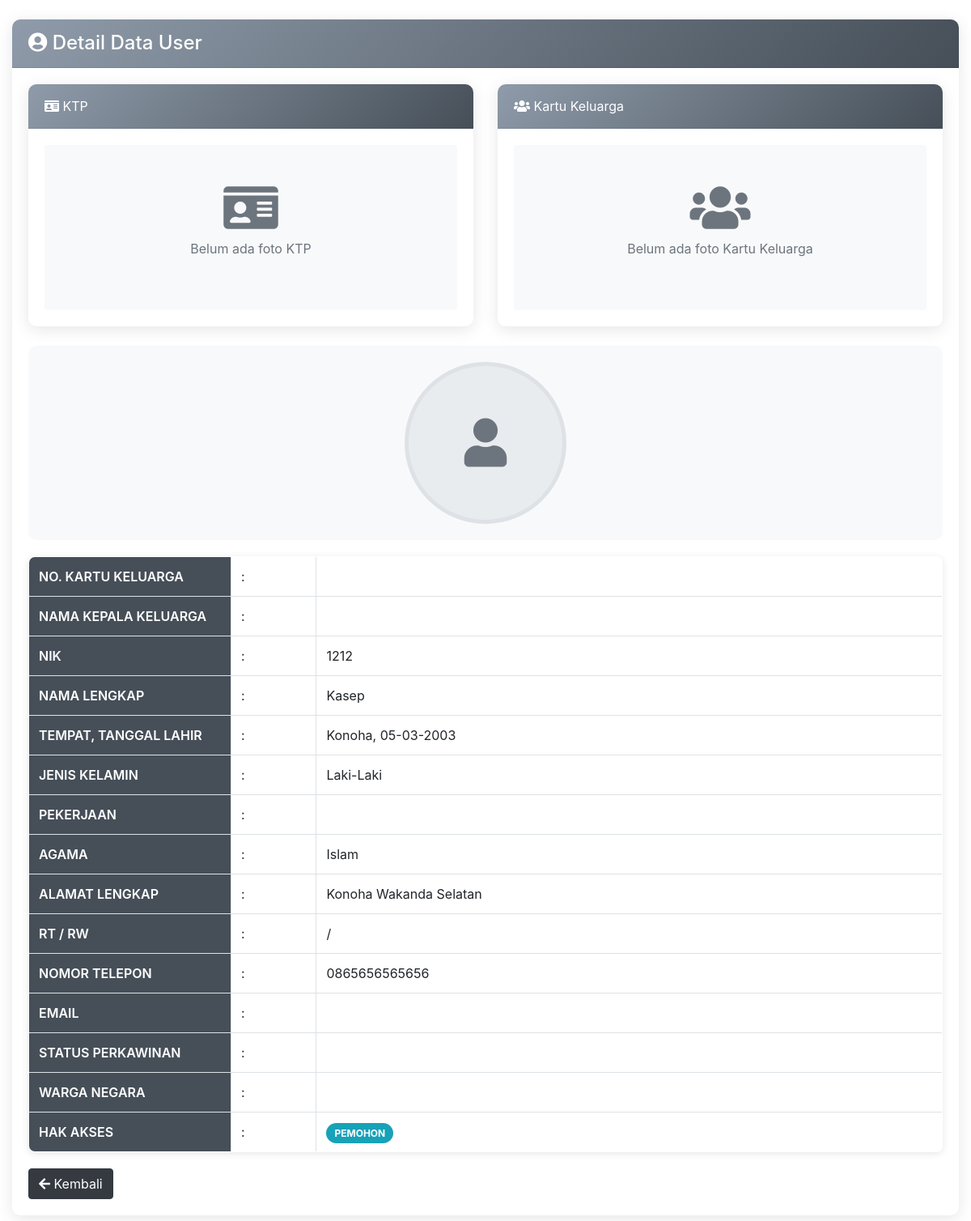
The app's page /demo1/detail_user.php?nik=1212 with its own data.
### tables this page shows
CREATE TABLE `data_user` (
  `nik` varchar(16) NOT NULL,
  `password` varchar(225) NOT NULL,
  `hak_akses` varchar(225) NOT NULL,
  `nama` varchar(30) NOT NULL,
  `tanggal_lahir` date NOT NULL,
  `tempat_lahir` varchar(30) NOT NULL,
  `jekel` varchar(20) NOT NULL,
  `agama` varchar(20) NOT NULL,
  `alamat` text NOT NULL,
  `telepon` varchar(13) NOT NULL,
  `status_warga` varchar(30) NOT NULL
);

### demo1/detail_user.php (the view, shortened to what this page needs)
<?php
include '../konek.php';
$nik = $_GET['nik'] ?? '';
$tampil_nik = "SELECT * FROM data_user WHERE nik = '$nik'";
$query = mysqli_query($konek, $tampil_nik);
$data = mysqli_fetch_array($query, MYSQLI_BOTH);
$nik = $data['nik'];
$nama = $data['nama'];
$tempat = $data['tempat_lahir'];
$tanggal = $data['tanggal_lahir'];
$format = date('d-m-Y', strtotime($tanggal));
$jekel = $data['jekel'];
$alamat = $data['alamat'];
$telepon = $data['telepon'];
$agama = $data['agama'];
$status_perkawinan = $data['status_perkawinan'];
$warga_negara = $data['warga_negara'];
$pekerjaan = $data['pekerjaan'];
$email = $data['email'];
$foto_profil = $data['foto_profil'];
$foto_ktp = $data['foto_ktp'] ?? '';
$foto_kk = $data['foto_kk'] ?? '';
$no_kk = $data['no_kk'];
$nama_kk = $data['nama_kk'];
$rt = $data['rt'];
$rw = $data['rw'];
$hak_akses = $data['hak_akses'];
?>
<!DOCTYPE html>
<html lang="id">
<head>
    <link rel="stylesheet" href="https://cdn.jsdelivr.net/npm/bootstrap@4.6.2/dist/css/bootstrap.min.css">
    <link rel="stylesheet" href="https://cdnjs.cloudflare.com/ajax/libs/font-awesome/5.15.4/css/all.min.css">
    <link rel="stylesheet" href="https://unpkg.com/leaflet@1.9.4/dist/leaflet.css" />
</head>
<body>
    <div class="container-fluid py-4">
        <div class="row">
            <div class="col-md-12">
                <div class="card">
                    <div class="card-header">
                        <div class="d-flex align-items-center justify-content-between">
                            <h4 class="card-title mb-0" style="color: white;">
                                <i class="fas fa-user-circle"></i> Detail Data User
                            </h4>
                        </div>
                    </div>
                    <div class="card-body">
                        <div class="row mb-4">
                            <div class="col-md-6">
                                <div class="card h-100">
                                    <div class="card-header bg-info text-white">
                                        <i class="fas fa-id-card"></i> KTP
                                    </div>
                                    <div class="card-body text-center">
                                        <?php if(!empty($foto_ktp)): ?>
                                            <img src="<?= $foto_ktp ?>" alt="Foto KTP" class="img-fluid rounded" style="max-height: 300px; object-fit: contain;">
                                            <div class="mt-2">
                                                <a href="<?= $foto_ktp ?>" target="_blank" class="btn btn-sm btn-primary">
                                                    <i class="fas fa-expand"></i> Lihat Full
                                                </a>
                                            </div>
                                        <?php else: ?>
                                            <div class="p-5 bg-light rounded">
                                                <i class="fas fa-id-card" style="font-size: 60px; color: #6c757d;"></i>
                                                <p class="mt-2 text-muted">Belum ada foto KTP</p>
                                            </div>
                                        <?php endif; ?>
                                    </div>
                                </div>
                            </div>
                            <div class="col-md-6">
                                <div class="card h-100">
                                    <div class="card-header bg-success text-white">
                                        <i class="fas fa-users"></i> Kartu Keluarga
                                    </div>
                                    <div class="card-body text-center">
                                        <?php if(!empty($foto_kk)): ?>
                                            <img src="<?= $foto_kk ?>" alt="Foto KK" class="img-fluid rounded" style="max-height: 300px; object-fit: contain;">
                                            <div class="mt-2">
                                                <a href="<?= $foto_kk ?>" target="_blank" class="btn btn-sm btn-primary">
                                                    <i class="fas fa-expand"></i> Lihat Full
                                                </a>
                                            </div>
                                        <?php else: ?>
                                            <div class="p-5 bg-light rounded">
                                                <i class="fas fa-users" style="font-size: 60px; color: #6c757d;"></i>
                                                <p class="mt-2 text-muted">Belum ada foto Kartu Keluarga</p>
                                            </div>
                                        <?php endif; ?>
                                    </div>
                                </div>
                            </div>
                        </div>
                        <div class="profile-photo-container">
                            <?php if(!empty($foto_profil)): ?>
                                <img src="uploads/profil/<?= $foto_profil ?>" alt="Foto Profil" class="profile-photo">
                            <?php else: ?>
                                <div class="photo-placeholder">
                                    <i class="fas fa-user"></i>
                                </div>
                            <?php endif; ?>
                        </div>
                        <table class="table table-bordered">
                            <tbody>
                                <tr><th>NO. KARTU KELUARGA</th><td>:</td><td><?= $no_kk ?></td></tr>
                                <tr><th>NAMA KEPALA KELUARGA</th><td>:</td><td><?= $nama_kk ?></td></tr>
                                <tr><th>NIK</th><td>:</td><td><?= $nik ?></td></tr>
                                <tr><th>NAMA LENGKAP</th><td>:</td><td><?= $nama ?></td></tr>
                                <tr><th>TEMPAT, TANGGAL LAHIR</th><td>:</td><td><?= $tempat . ', ' . $format ?></td></tr>
                                <tr><th>JENIS KELAMIN</th><td>:</td><td><?= $jekel ?></td></tr>
                                <tr><th>PEKERJAAN</th><td>:</td><td><?= $pekerjaan ?></td></tr>
                                <tr><th>AGAMA</th><td>:</td><td><?= $agama ?></td></tr>
                                <tr><th>ALAMAT LENGKAP</th><td>:</td><td><?= $alamat ?></td></tr>
                                <tr><th>RT / RW</th><td>:</td><td><?= $rt . ' / ' . $rw ?></td></tr>
                                <tr><th>NOMOR TELEPON</th><td>:</td><td><?= $telepon ?></td></tr>
                                <tr><th>EMAIL</th><td>:</td><td><?= $email ?></td></tr>
                                <tr><th>STATUS PERKAWINAN</th><td>:</td><td><?= $status_perkawinan ?></td></tr>
                                <tr><th>WARGA NEGARA</th><td>:</td><td><?= $warga_negara ?></td></tr>
                                <tr><th>HAK AKSES</th><td>:</td><td><span class="<?= $hak_akses == 'admin' ? 'admin-badge' : 'user-badge' ?>"><?= strtoupper($hak_akses) ?></span></td></tr>
                            </tbody>
                        </table>
                        <div class="action-buttons">
                            <a href="main2.php?halaman=tampil_user" class="btn btn-dark">
                                <i class="fas fa-arrow-left"></i> Kembali
                            </a>
                        </div>
                    </div>
                </div>
            </div>
        </div>
    </div>
</body>
</html>

### demo1/detail_user.php (style rules this page uses)
.profile-photo-container { text-align: center; margin-bottom: 20px; padding: 20px; background: #f8f9fa; border-radius: 10px; }
.photo-placeholder { width: 200px; height: 200px; border-radius: 50%; background: #e9ecef; display: flex; align-items: center; justify-content: center; border: 5px solid #dee2e6; margin: 0 auto; }
.photo-placeholder i { font-size: 60px; color: #6c757d; }
.table-bordered { border-radius: 8px; overflow: hidden; box-shadow: 0 2px 10px rgba(0,0,0,0.1); }
.table-bordered th { background: #464f58ff; color: white; font-weight: 600; width: 250px; }
.card { border-radius: 10px; box-shadow: 0 4px 20px rgba(0,0,0,0.1); border: none; }
.card-header { background: linear-gradient(135deg, #8f9baaff 0%, #464f58ff 100%); color: white; border-radius: 10px 10px 0 0 !important; padding: 15px 20px; }
.user-badge { background: #17a2b8; color: white; padding: 5px 10px; border-radius: 15px; font-size: 12px; font-weight: bold; }
.action-buttons { display: flex; gap: 10px; margin-top: 20px; }

### records on screen
data_user: nik "1212", nama "Kasep", tempat_lahir "Konoha", tanggal_lahir "05-03-2003", jekel "Laki-Laki", agama "Islam", alamat "Konoha Wakanda Selatan", telepon "0865656565656", hak_akses "PEMOHON"
